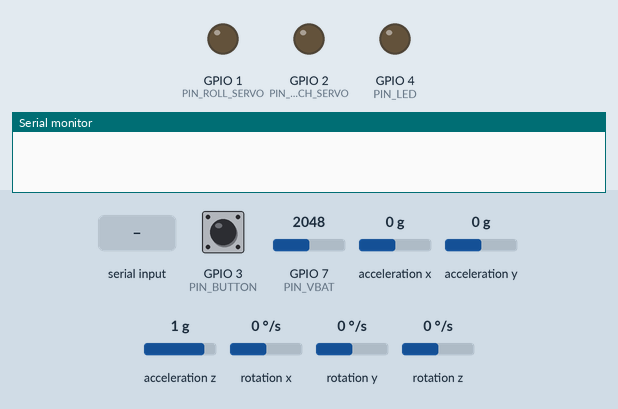
This sketch was run on a simulated Seeed XIAO ESP32-S3. Shown: output pins drawn as LEDs (lit = HIGH), the last lines printed to the serial monitor. Wiring (inferred from the names in the program): MPU-6050 motion sensor at I2C address 0x68; MPU-6050 motion sensor at I2C address 0x69. Dashed ring = blinking. The test bench sets the inputs (shaded band); at power-on: rotation y 0 °/s, GPIO 3 (PIN_BUTTON) HIGH, GPIO 7 (PIN_VBAT) = 2048, acceleration x 0 g, acceleration y 0 g, acceleration z 1 g, rotation x 0 °/s, rotation z 0 °/s (analog values on the 0–4095 scale). Random numbers use the default seed unless the sketch sets one.

Above: at 0.0 s.
At 9.75 s:
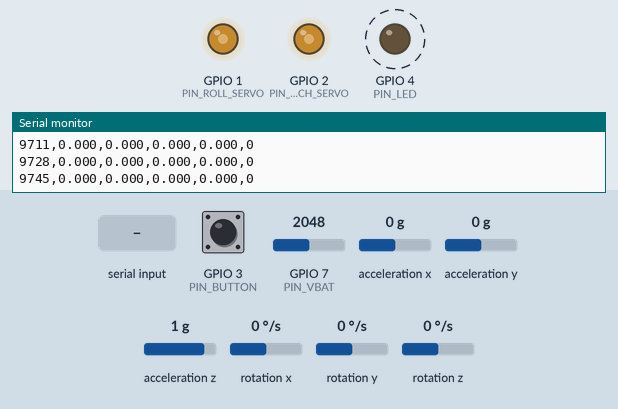
10.0 s: "t\n" received over Serial
At 11.7 s:
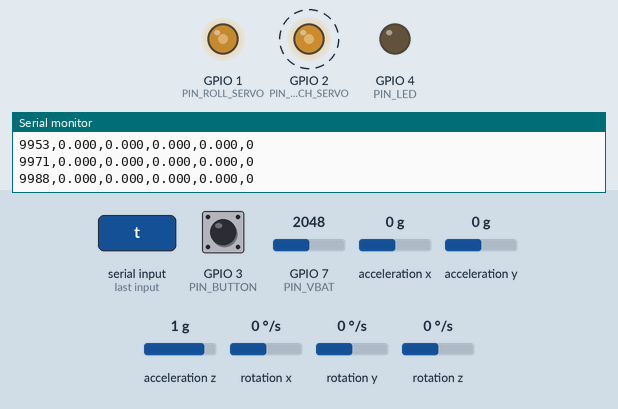
13.0 s: rotation y set to -192 °/s
Timing chart, 0 to 22.0 s (numbered marks = the images above; inputs shaded):
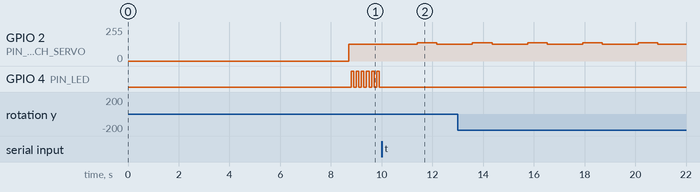

The sketch:

tremor_spoon.ino
```cpp
// tremor_spoon.ino  -  PHASE 5 (final): button, LED, battery protection added to Phase 4.
// Files in this folder: tremor_spoon.ino, config.h, imu.h, servo_out.h, cmd.h, bench.h,
//                       filters.h, wflc.h, axis.h, testmodes.h, ui.h, battery.h
#include "config.h"
#include "imu.h"
#include "servo_out.h"
#include "cmd.h"
#include "bench.h"
#include "filters.h"
#include "wflc.h"
#include "axis.h"
#include "testmodes.h"
#include "ui.h"
#include "battery.h"

uint32_t tNext, n = 0, battNext = 0;
char line[32];

void setup() {
  Serial.begin(921600);
  pinMode(PIN_BUTTON, INPUT_PULLUP);
  pinMode(PIN_LED, OUTPUT);
  analogReadResolution(12);
  delay(1500);
  imuSetup();
  servoAttach(sRoll); servoAttach(sPitch);
  servoWriteDeg(sRoll, 0); servoWriteDeg(sPitch, 0);
  axisRoll.begin(&sRoll, ah.roll);
  axisPitch.begin(&sPitch, ah.pitch);
  Serial.println("# ready");
  tNext = micros();
}

void loop() {
  waitTick(tNext);
  imuUpdate();

  if (cmdPoll(line, sizeof line)) {                         // serial commands still work
    if (line[0] == 'v') batteryReport();                    // v = print the battery voltages
    else if (!benchCommand(line)) modeCommand(line);
    tNext = micros();
  }
  testModesTick();

  Press p = buttonPoll();
  if (p == SHORT_PRESS) { stabilize = !stabilize; testMode = 'n'; }
  // hold 3 s, handle still: measure the offsets again
  if (p == LONG_PRESS) {
    stabilize = false;
    servoWriteDeg(sRoll, 0); servoWriteDeg(sPitch, 0);
    imuRecalibrate();
    axisRoll.begin(&sRoll, ah.roll); axisPitch.begin(&sPitch, ah.pitch);
    tNext = micros();
  }

  if ((int32_t)(millis() - battNext) >= 0) { battNext = millis() + 100; batteryCheck(); }
  ledUpdate(stabilize, batteryLow);

  if (testMode == 'x') {
    float q = exerciseDeg();
    servoWriteDeg(sRoll, q); servoWriteDeg(sPitch, q);
  } else {
    axisRoll.step(ah.roll,  ap.roll,  stabilize);
    axisPitch.step(ah.pitch, ap.pitch, stabilize);
  }

  if (++n % 5 == 0)
    Serial.printf("%lu,%.3f,%.3f,%.3f,%.3f,%d\n", millis(),
                  ah.roll, ah.pitch, ap.roll, ap.pitch, stabilize ? 1 : 0);
}
```

axis.h
```cpp
// axis.h - the controller for ONE axis (roll or pitch). Two copies are created at the bottom.
// Create in Phase 4. Never edited (tune the numbers in config.h).
#pragma once
#include "config.h"
#include "servo_out.h"
#include "filters.h"
#include "wflc.h"

// true = cancelling the tremor. Set by serial command or the button.
bool stabilize = false;

struct Axis {
  Biquad intendedLP, errLP;                       // slow-motion filters
  WFLC   wf;                                      // tremor predictor
  float  integ = 0;                               // slow trim
  ServoCal *servo = nullptr;

  void begin(ServoCal *s, float startAngle) {     // call at start-up and after a re-calibration
    servo = s;
    intendedLP.lowpass(F_INTENDED, FS); errLP.lowpass(F_INTENDED, FS);
    intendedLP.reset(startAngle); errLP.reset(0); integ = 0;
  }

  // thetaH = handle angle, thetaP = platform angle, degrees. Returns the servo command (deg).
  float step(float thetaH, float thetaP, bool on) {
    float intended = intendedLP.process(thetaH);              // what the user means to do
    float tremor   = thetaH - intended;                       // the shaking
    wf.update(tremor * DEG_TO_RAD);                           // learn it
    // where it will be D samples from now
    float pred = wf.predict(D_SAMPLES) * RAD_TO_DEG;
    float err  = errLP.process(intended - thetaP);            // slow error of the spoon
    float q = 0;
    if (on) {
      integ = constrain(integ + KI_TRIM * err / FS, -5.0f, 5.0f);
      q = -pred + KP_TRIM * err + integ;                      // move OPPOSITE to the tremor
    } else {
      integ = 0;
    }
    servoWriteDeg(*servo, q);
    return q;
  }
};

Axis axisRoll, axisPitch;
```

battery.h
```cpp
// battery.h - battery warning and a safe shut-down, for a pack WITHOUT a full protection board.
// Create in Phase 5. Never edited (the numbers are in config.h).
//   D8: pack + -> 100k -> D8 -> 47k -> GND
//   D9 (optional): cell midpoint -> 100k -> D9 -> 100k -> GND
#pragma once
#include "esp_sleep.h"
#include "config.h"
#include "imu.h"
#include "servo_out.h"

// the LED code shows a fast blink while this is true
bool batteryLow = false;

inline void shutDown() {
  servoWriteDeg(sRoll, 0); servoWriteDeg(sPitch, 0); delay(300);   // centre the gimbal
  // no pulses: the servos go limp
  ledcDetach(sRoll.pin); ledcDetach(sPitch.pin);
  imuWrite(IMU_H, 0x6B, 0x40); imuWrite(IMU_P, 0x6B, 0x40);         // IMUs to sleep
  digitalWrite(PIN_LED, LOW);
  // no wake-up source: only switching the pack off and on restarts it
  esp_deep_sleep_start();
}

// Type  v  in the Serial Monitor: prints the voltages so you can compare them with a multimeter.
inline void batteryReport() {
  float vPack = K_PACK * analogReadMilliVolts(PIN_VBAT) / 1000.0f;
  if (HAS_MID) {
    float c1 = K_MID * analogReadMilliVolts(PIN_VMID) / 1000.0f;
    Serial.printf("# pack %.2f V   cell 1 %.2f V   cell 2 %.2f V\n", vPack, c1, vPack - c1);
  } else {
    Serial.printf("# pack %.2f V   (about %.2f V per cell)\n", vPack, vPack / 2);
  }
}

inline void batteryCheck() {                      // call every 100 ms
  static uint8_t lowCount = 0;
  float vPack = K_PACK * analogReadMilliVolts(PIN_VBAT) / 1000.0f;
  // pack off: running from USB, nothing to protect
  if (vPack < 5.0f) { lowCount = 0; batteryLow = false; return; }
  float vWeak = vPack / 2, cut = V_CELL_CUT;                        // average cell
  if (HAS_MID) {
    float c1 = K_MID * analogReadMilliVolts(PIN_VMID) / 1000.0f;    // cell 1
    vWeak = min(c1, vPack - c1); cut = V_CELL_CUT_MID;              // the weaker of the two cells
  }
  batteryLow = vWeak < V_CELL_WARN;
  lowCount = (vWeak < cut) ? lowCount + 1 : 0;
  // 2 s below the limit, so short servo current dips do not trip it
  if (lowCount >= 20) shutDown();
}
```

bench.h
```cpp
// bench.h - typed commands for calibrating the servos and measuring their delay.
// Create in Phase 3. Never edited. Keep the handle CLAMPED while you use these.
//
//   r1500   send 1500 microseconds to the ROLL servo      p1500   same for the PITCH servo
//   m       print the platform angle relative to the handle (average of 0.5 s)
//   tp      step-response test of the pitch servo (10 steps), prints dead time and half-rise time
//   tr      the same for the roll servo
#pragma once
#include "config.h"
#include "imu.h"
#include "servo_out.h"

inline void measureRelative() {
  uint32_t t = micros(); double sr = 0, sp = 0;
  for (int i = 0; i < 250; i++) {
    waitTick(t); imuUpdate();
    sr += ap.roll - ah.roll; sp += ap.pitch - ah.pitch;
  }
  Serial.printf("# platform minus handle: roll %.2f deg, pitch %.2f deg\n", sr / 250, sp / 250);
}

inline void stepTest(bool pitch) {
  ServoCal &s = pitch ? sPitch : sRoll;
  float sumDead = 0, sumHalf = 0; int n = 0;
  for (int rep = 1; rep <= 10; rep++) {
    servoWriteDeg(s, 0);
    uint32_t t = micros();
    // 0.8 s: settle at the centre
    for (int i = 0; i < 400; i++) { waitTick(t); imuUpdate(); }
    // angle before the step
    float a0 = pitch ? ap.pitch : ap.roll;
    int dead = -1, half = -1;
    for (int i = 0; i < 300; i++) {                                         // 0.6 s: record
      waitTick(t); imuUpdate();
      if (i == 50) servoWriteDeg(s, 10.0f);                                 // the step command
      if (i > 50) {
        float rate = pitch ? rp.gy - biasP[1] : rp.gx - biasP[0];
        float da   = (pitch ? ap.pitch : ap.roll) - a0;
        if (dead < 0 && fabsf(rate) > 20.0f) dead = i - 50;                 // first movement
        // half of the 10 deg step
        if (half < 0 && fabsf(da) >= 5.0f)   half = i - 50;
      }
    }
    if (dead > 0 && half > 0) {
      Serial.printf("# step %d: dead time %d ms, half-rise %d ms\n", rep, dead * 2, half * 2);
      sumDead += dead * 2; sumHalf += half * 2; n++;
    } else {
      Serial.printf("# step %d: no clear response (check the servo, the sign, the clamp)\n", rep);
    }
  }
  servoWriteDeg(s, 0);
  if (n) Serial.printf("# AVERAGE of %d: dead %.0f ms, half-rise %.0f ms -> start D = %.0f\n",
                       n, sumDead / n, sumHalf / n, (sumHalf / n) / 2.0f);
}

// Returns true if the line was one of ours.
inline bool benchCommand(const char *c) {
  if (c[0] == 'r') {
    servoWriteUs(sRoll.pin, atof(c + 1));
    Serial.printf("# roll servo %s us\n", c + 1); return true;
  }
  if (c[0] == 'p') {
    servoWriteUs(sPitch.pin, atof(c + 1));
    Serial.printf("# pitch servo %s us\n", c + 1); return true;
  }
  if (c[0] == 'm') { measureRelative(); return true; }
  if (c[0] == 't') { stepTest(c[1] != 'r'); return true; }
  return false;
}
```

cmd.h
```cpp
// cmd.h - reads one typed command line from the USB serial port.
// Create in Phase 3. Never edited.
// In the Arduino Serial Monitor set the line ending (bottom right) to "Newline".
#pragma once
#include "config.h"

// Returns true once a full line has arrived; the text is in out[].
inline bool cmdPoll(char *out, size_t n) {
  static size_t len = 0;
  while (Serial.available()) {
    char c = Serial.read();
    if (c == '\n' || c == '\r') {
      if (len) { out[len] = 0; len = 0; return true; }
    } else if (len < n - 1) {
      out[len++] = c;
    }
  }
  return false;
}
```

filters.h
```cpp
// filters.h - a 2nd-order low-pass filter that separates slow (intended) motion from tremor.
// Create in Phase 4. Never edited.
#pragma once
#include "config.h"

// 2nd-order Butterworth low-pass (RBJ biquad), doubles because fc/fs is small
struct Biquad {
  double b0 = 1, b1 = 0, b2 = 0, a1 = 0, a2 = 0, z1 = 0, z2 = 0;
  void lowpass(double fc, double fs) {
    double w = 2 * PI * fc / fs, cw = cos(w), al = sin(w) / (2 * 0.7071067811865476);
    double a0 = 1 + al;
    b0 = (1 - cw) / 2 / a0; b1 = (1 - cw) / a0; b2 = b0; a1 = -2 * cw / a0; a2 = (1 - al) / a0;
  }
  float process(float x) {                        // transposed direct form II
    double y = b0 * x + z1; z1 = b1 * x - a1 * y + z2; z2 = b2 * x - a2 * y; return (float)y;
  }
  // start at steady state v, so nothing swings at start-up
  void reset(float v) { z1 = v * (1 - b0); z2 = v * (b2 - a2); }
};
```

imu.h
```cpp
// imu.h - reads both MPU6050 boards and turns them into roll and pitch angles.
// Create in Phase 1. Never edited again.
#pragma once
#include <Wire.h>
#include "config.h"

struct Raw   { float ax, ay, az, gx, gy, gz; };   // accelerometer in g, gyro in deg/s
struct Angle { float roll = 0, pitch = 0; };      // degrees

Raw   rh, rp;                 // latest readings: handle (h) and platform (p)
Angle ah, ap;                 // fused angles:    handle (h) and platform (p)
float biasH[3], biasP[3];     // gyro offsets measured at start-up
uint32_t imuErrors = 0;       // failed reads (should stay 0)

inline void imuWrite(uint8_t a, uint8_t reg, uint8_t v) {
  Wire.beginTransmission(a); Wire.write(reg); Wire.write(v); Wire.endTransmission();
}
inline void imuInit(uint8_t a) {
  imuWrite(a, 0x6B, 0x01);    // wake up, gyro clock
  imuWrite(a, 0x1A, 0x01);    // on-chip low-pass about 188 Hz
  imuWrite(a, 0x19, 0x00);    // 1 kHz internal sample rate
  imuWrite(a, 0x1B, 0x08);    // gyro +/-500 deg/s  -> 65.5 LSB per deg/s
  imuWrite(a, 0x1C, 0x08);    // accel +/-4 g       -> 8192 LSB per g
}

// Read 14 bytes starting at register 0x3B: accel, temperature, gyro.
inline bool imuRead(uint8_t a, Raw &o) {
  Wire.beginTransmission(a); Wire.write(0x3B);
  if (Wire.endTransmission(false) != 0) return false;
  if (Wire.requestFrom(a, (uint8_t)14) != 14) return false;
  int16_t v[7];
  for (int i = 0; i < 7; i++) {
    uint8_t hi = Wire.read(); uint8_t lo = Wire.read();   // two separate reads, in this order
    v[i] = (int16_t)((hi << 8) | lo);
  }
  o.ax = v[0] / 8192.0f; o.ay = v[1] / 8192.0f; o.az = v[2] / 8192.0f;   // v[3] is temperature
  o.gx = v[4] / 65.5f;   o.gy = v[5] / 65.5f;   o.gz = v[6] / 65.5f;
#if HANDLE_IMU_VERTICAL
  // the board stands vertical, chip facing the rear: rotate into the handle frame
  if (a == IMU_H) {
    Raw b = o;
    o.ax = -b.az; o.ay = b.ay; o.az = b.ax;
    o.gx = -b.gz; o.gy = b.gy; o.gz = b.gx;
  }
#endif
  return true;
}

// Wait for the next 2 ms tick (keeps the loop at exactly 500 Hz). t starts as micros().
inline void waitTick(uint32_t &t) {
  while ((int32_t)(micros() - t) < 0) {}
  t += LOOP_US;
}

// Tilt from gravity alone (accelerometer).
inline void accelAngles(const Raw &r, float &roll, float &pitch) {
  roll  = atan2f(r.ay, r.az) * RAD_TO_DEG;
  pitch = atan2f(-r.ax, sqrtf(r.ay * r.ay + r.az * r.az)) * RAD_TO_DEG;
}
inline void initAngle(const Raw &r, Angle &a) { accelAngles(r, a.roll, a.pitch); }

// Complementary filter: gyro for fast changes, accelerometer to cancel the drift.
inline void fuse(const Raw &r, const float bias[3], Angle &a) {
  float accRoll, accPitch;
  accelAngles(r, accRoll, accPitch);
  a.roll  = ALPHA * (a.roll  + (r.gx - bias[0]) * DT) + (1 - ALPHA) * accRoll;
  a.pitch = ALPHA * (a.pitch + (r.gy - bias[1]) * DT) + (1 - ALPHA) * accPitch;
}

inline void calibrateBias(uint8_t a, float b[3]) {        // keep the IMU still for 2 s
  double s[3] = {0, 0, 0}; Raw r;
  for (int i = 0; i < 1000; i++) {
    if (imuRead(a, r)) { s[0] += r.gx; s[1] += r.gy; s[2] += r.gz; }
    delay(2);
  }
  for (int k = 0; k < 3; k++) b[k] = s[k] / 1000.0;
}

// Read both boards and update both fused angles. Call once per loop.
inline void imuUpdate() {
  if (imuRead(IMU_H, rh)) fuse(rh, biasH, ah); else imuErrors++;
  if (imuRead(IMU_P, rp)) fuse(rp, biasP, ap); else imuErrors++;
}

// Start-up (and re-calibration): measure gyro offsets and start the angles from gravity.
inline void imuRecalibrate() {
  calibrateBias(IMU_H, biasH); calibrateBias(IMU_P, biasP);
  if (imuRead(IMU_H, rh)) initAngle(rh, ah);
  if (imuRead(IMU_P, rp)) initAngle(rp, ap);
}
inline void imuSetup() {
  Wire.begin(PIN_SDA, PIN_SCL, 400000);
  imuInit(IMU_H); imuInit(IMU_P); delay(100);
  imuRecalibrate();
}
```

servo_out.h
```cpp
// servo_out.h - turns an angle in degrees into a servo pulse.
// Create in Phase 3. Never edited (the calibration numbers live in config.h).
#pragma once
#include "config.h"

struct ServoCal { int pin; float centerUs; float usPerDeg; int dir; };
ServoCal sRoll  = {PIN_ROLL_SERVO,  ROLL_CENTER_US,  ROLL_US_PER_DEG,  ROLL_DIR};
ServoCal sPitch = {PIN_PITCH_SERVO, PITCH_CENTER_US, PITCH_US_PER_DEG, PITCH_DIR};

// Arduino-ESP32 core 3.x. (On core 2.x use ledcSetup() + ledcAttachPin() instead.)
inline void servoAttach(const ServoCal &s) { ledcAttach(s.pin, SERVO_HZ, SERVO_BITS); }

inline void servoWriteUs(int pin, float us) {
  us = constrain(us, 800.0f, 2200.0f);                       // never ask for a silly pulse
  uint32_t duty = (uint32_t)(us * SERVO_HZ * (float)(1 << SERVO_BITS) / 1e6f);
  ledcWrite(pin, duty);
}
inline void servoWriteDeg(const ServoCal &s, float deg) {
  deg = constrain(deg, -LIMIT_DEG, LIMIT_DEG);               // software limit
  servoWriteUs(s.pin, s.centerUs + s.dir * s.usPerDeg * deg);
}
```

testmodes.h
```cpp
// testmodes.h - serial commands and the on/off test blocks used for the hand tests.
// Create in Phase 4. Never edited.
//
//   1   stabilization ON        0   stabilization OFF (normal mode)
//   a   A/B test: ON and OFF switch every 10 s, in random order inside each pair
//   x   exercise: both servos follow a 6 Hz +/-10 deg sine (battery test, handle in a stand)
//   d14 set the prediction horizon D to 14 samples (no re-flash needed)
#pragma once
#include "config.h"
#include "axis.h"

char     testMode = 'n';                          // 'n' normal, 'a' A/B blocks, 'x' exercise
uint32_t abNext = 0, abBlock = 0, infoNext = 0;
bool     abFirst = false;
float    exPhase = 0;

inline bool modeCommand(const char *c) {          // returns true if the line was one of ours
  switch (c[0]) {
    case '0': stabilize = false; testMode = 'n'; break;
    case '1': stabilize = true;  testMode = 'n'; break;
    case 'a': testMode = 'a'; abBlock = 0; abNext = millis(); break;
    case 'x': testMode = 'x'; break;
    case 'd':
      D_SAMPLES = constrain(atoi(c + 1), 0, 40);
      Serial.printf("# D = %d samples\n", D_SAMPLES); break;
    default: return false;
  }
  return true;
}

inline float exerciseDeg() {                      // next value of the 6 Hz, +/-10 deg sine
  exPhase += 2 * PI * 6.0f / FS; if (exPhase > 2 * PI) exPhase -= 2 * PI;
  return 10.0f * sinf(exPhase);
}

inline void testModesTick() {                     // call once per loop
  uint32_t now = millis();
  if (testMode == 'a' && (int32_t)(now - abNext) >= 0) {
    if (abBlock % 2 == 0) abFirst = random(2);    // new random order for each on/off pair
    stabilize = (abBlock % 2 == 0) ? abFirst : !abFirst;
    abBlock++; abNext += 10000;                   // 10 s blocks
  }
  if ((int32_t)(now - infoNext) >= 0) {           // live feedback once a second
    infoNext = now + 1000;
    Serial.printf("# roll %.1f Hz +/-%.1f deg | pitch %.1f Hz +/-%.1f deg | %s\n",
                  axisRoll.wf.freqHz(), axisRoll.wf.ampDeg(),
                  axisPitch.wf.freqHz(), axisPitch.wf.ampDeg(),
                  stabilize ? "ON" : "off");
  }
}
```

Source omitted: ui.h (1342 bytes), wflc.h (1622 bytes), config.h (3281 bytes)

Measured:
- after the input at 10.0 s, GPIO 2 (PIN_PITCH_SERVO): 127/255 → 136/255 after 1.4 s, → 127/255 0.77 s later
- by itself, GPIO 4 (PIN_LED): alternates HIGH for 0.10 s and LOW for 0.10 s
